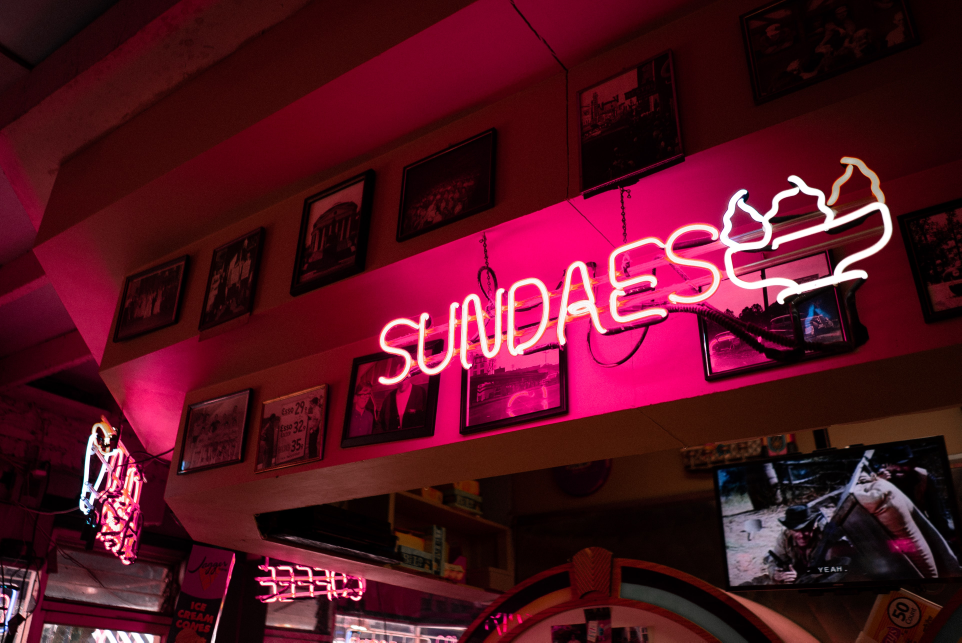
#> input picture Prak5/sundae.jpg, 3846 x 2569 px (shown at 1/4 size)
$ python percobaan5.py
#> lines starting #> are read from the running program, lines starting #| are printed output that depends on the picture
import cv2
import numpy as np

img = cv2.imread('sundae.jpg',0)
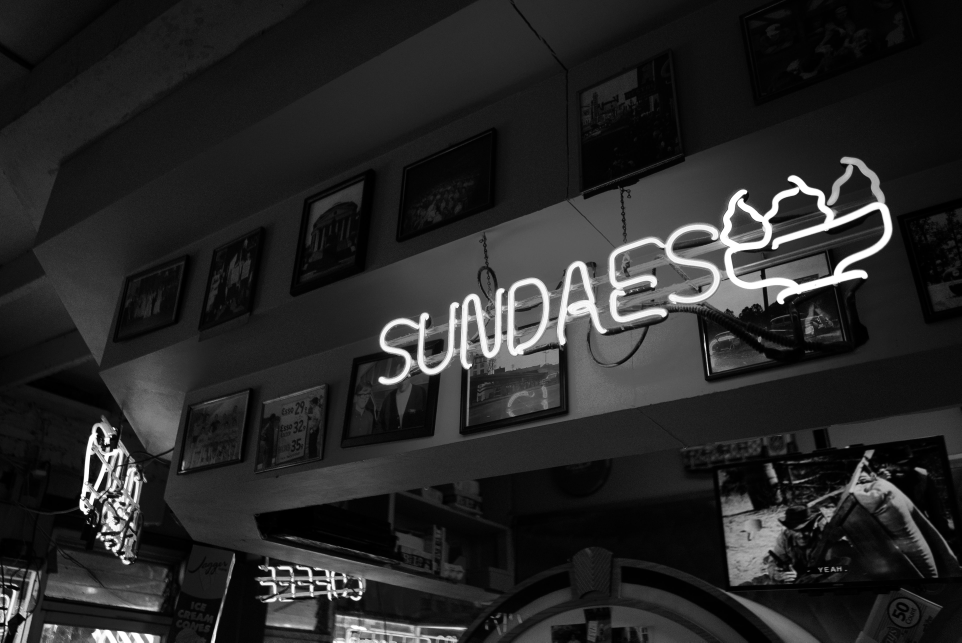
#> img: shape (2569, 3846) (shown at 1/4 size); min 0, max 255, mean 39.2
img = cv2.resize(img, (700,500))
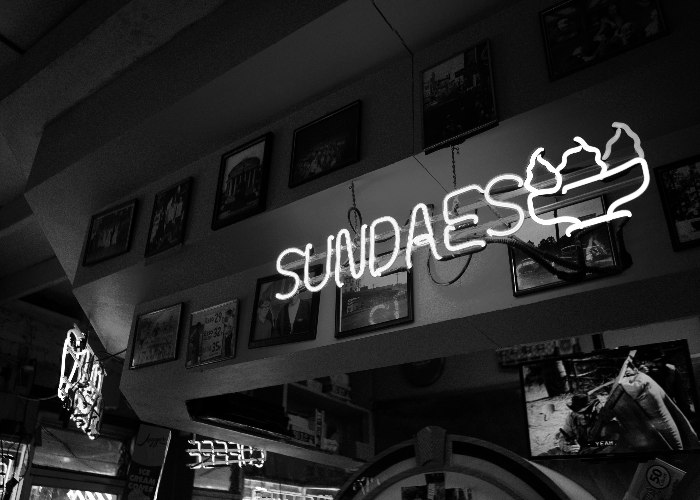
#> img: shape (500, 700); min 0, max 255, mean 39.1

img1 = 40 * np.log(0.5 * img)
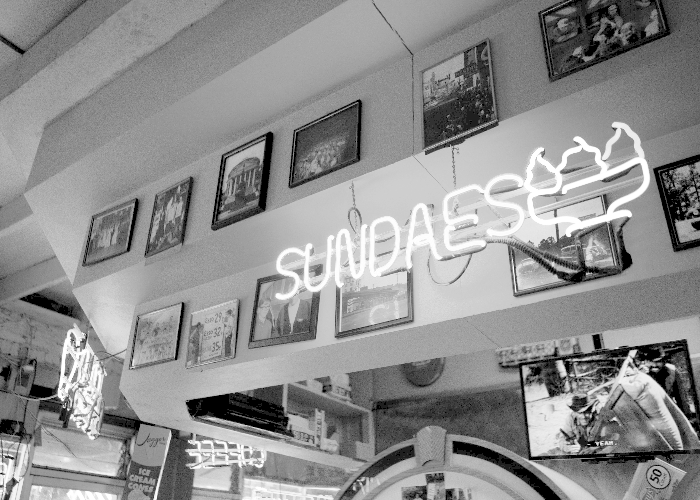
#> img1: shape (500, 700) float64; 0.72% of the values are NaN or infinite; the others: min -27.73, max 193.9, mean 97.59; drawn with min black, max white, NaN and infinite black
img1 = np.uint8(img1)
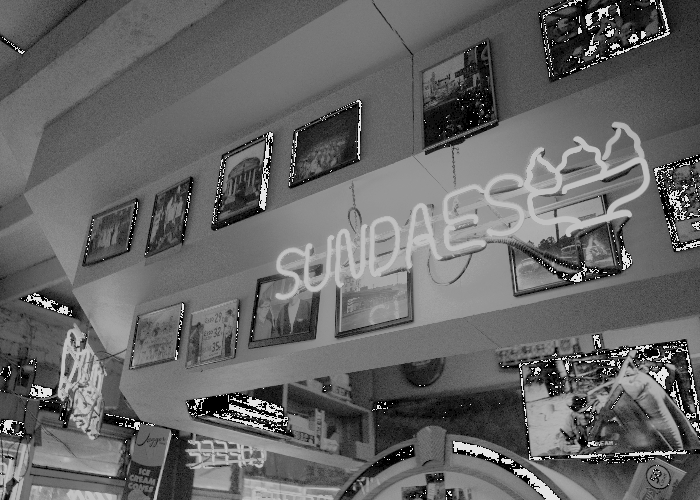
#> img1: shape (500, 700); min 0, max 229, mean 102.1
img2 = 40. * np.log(2. * img)
img2 = np.uint8(img2)
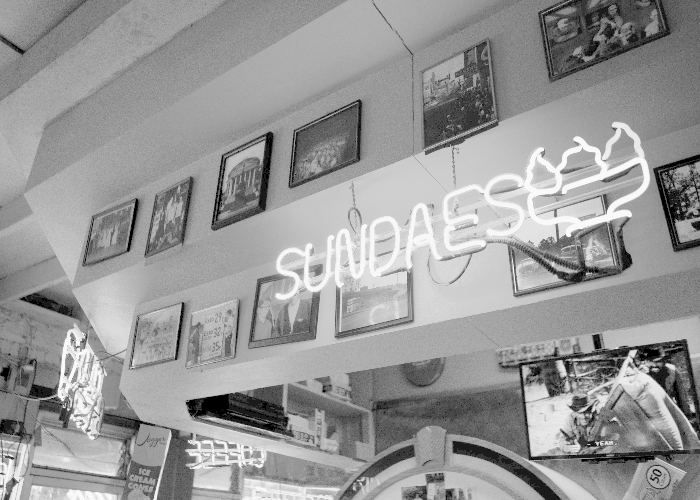
#> img2: shape (500, 700); min 0, max 249, mean 151.5

cv2.imshow("Original Image", img)
cv2.imshow("a=40 b= 0.5", img1)
cv2.imshow("a=40 b= 2.0", img2)

cv2.waitKey(0)
cv2.destroyAllWindows()

$ run again, with Prak5/sometin.jpg copied over Prak5/sundae.jpg
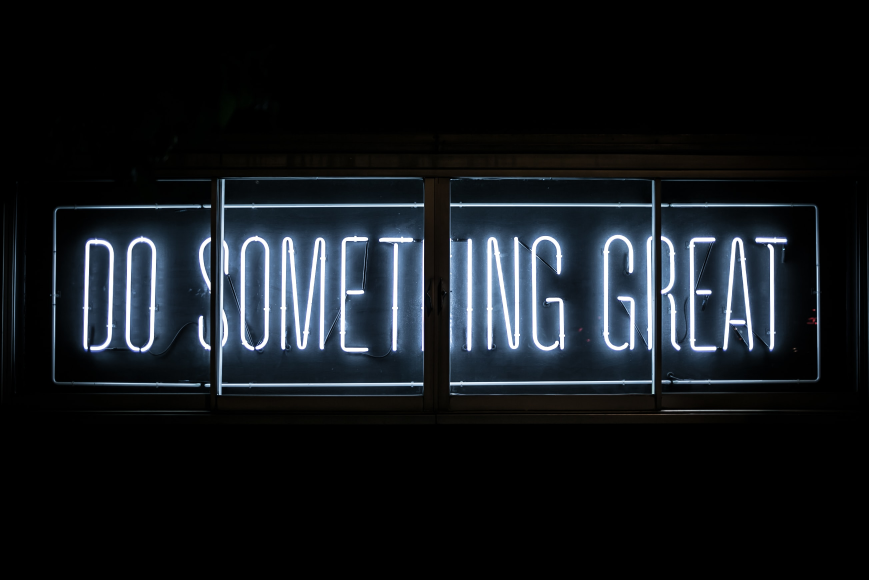
#> input picture Prak5/sometin.jpg, 2607 x 1738 px (shown at 1/3 size)
#> `img1 = np.uint8(img1)`:
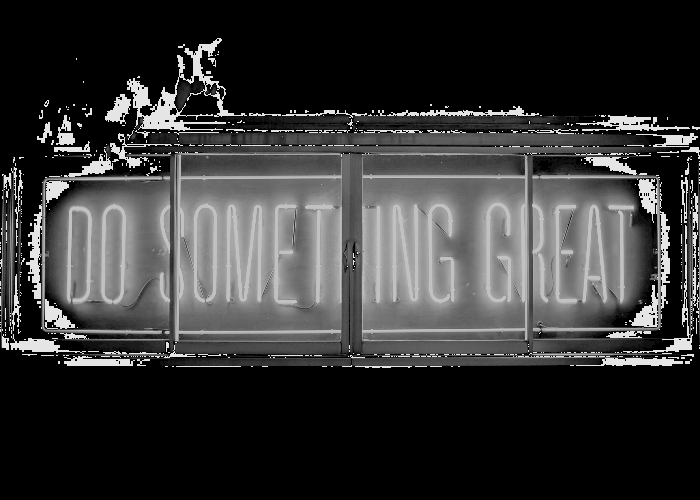
#> img1: shape (500, 700); min 0, max 229, mean 53.7
#> `img2 = np.uint8(img2)`:
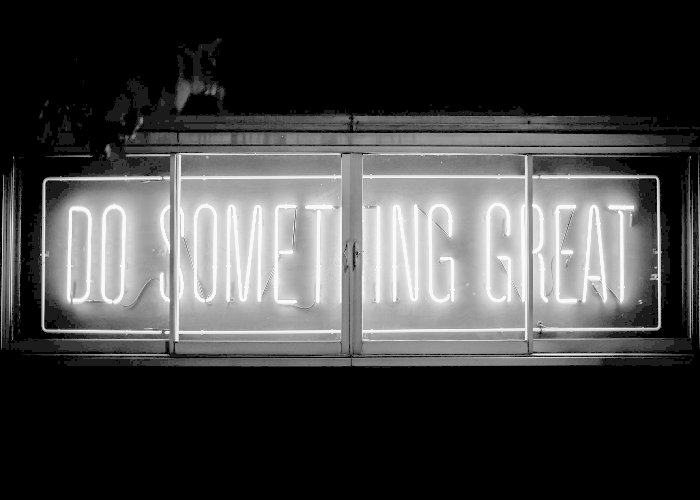
#> img2: shape (500, 700); min 0, max 249, mean 67.4

$ run again, with Prak5/sunset.jpg copied over Prak5/sundae.jpg
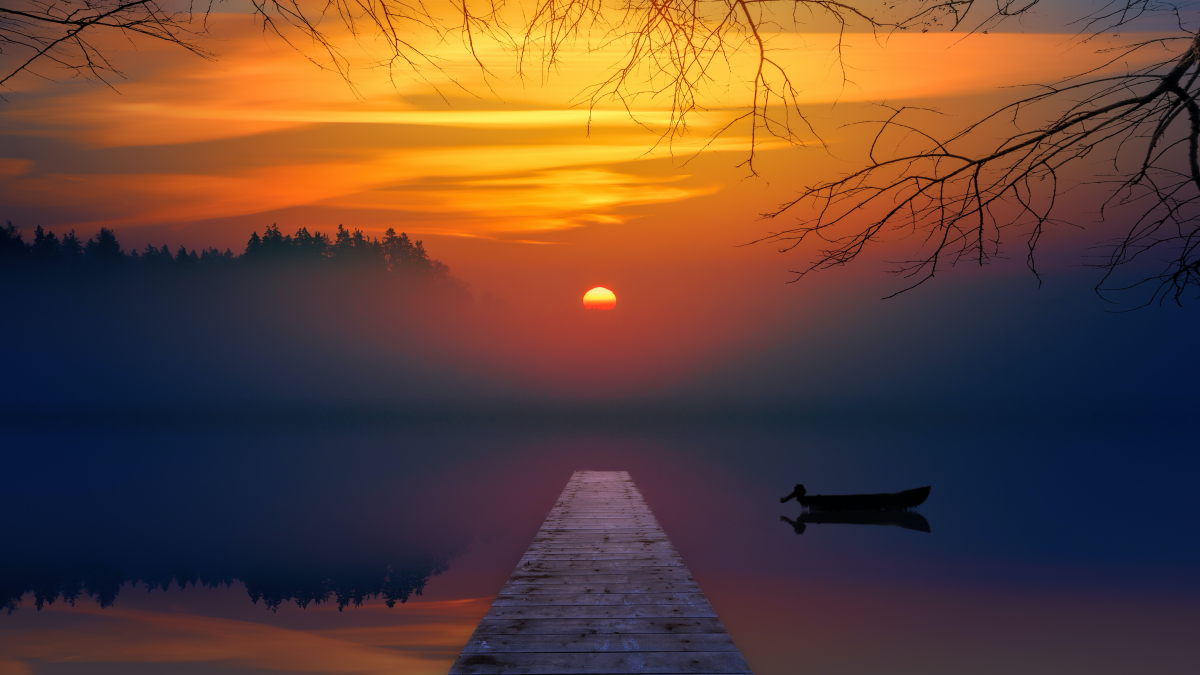
#> input picture Prak5/sunset.jpg, 6000 x 3375 px (shown at 1/5 size)
#> `img = cv2.resize(img, (700,500))`:
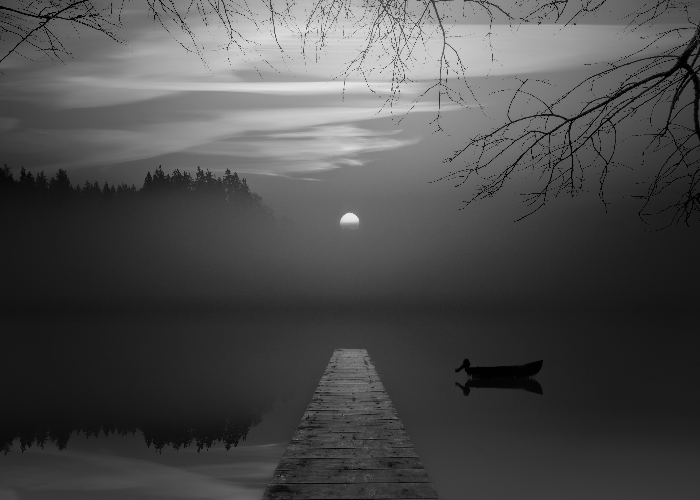
#> img: shape (500, 700); min 0, max 233, mean 75.7
#> `img1 = np.uint8(img1)`:
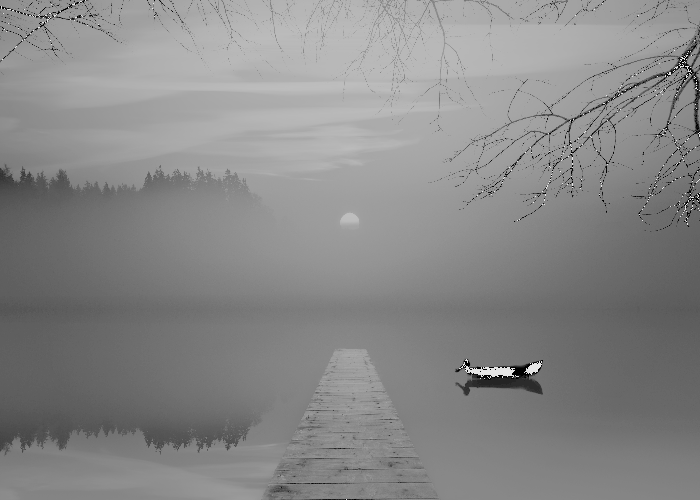
#> img1: shape (500, 700); min 0, max 229, mean 136
